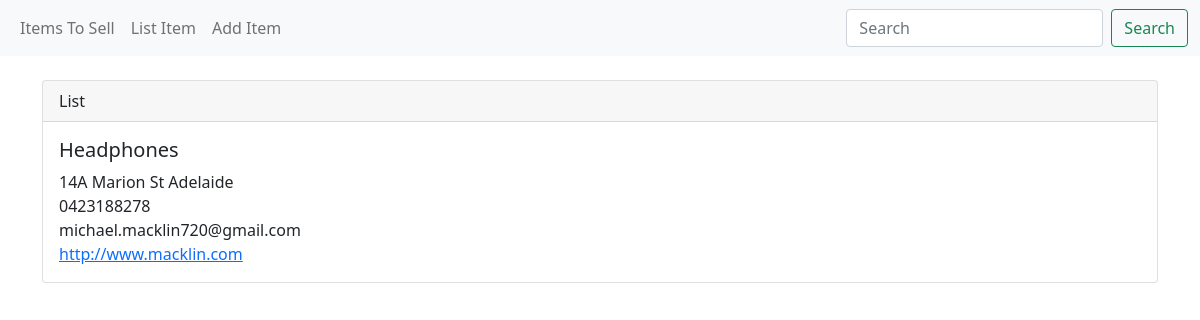
Screenshot of /show_list/2 with the database file from the repository.
### items_db/models.py (models this page shows, shortened)
class Item(models.Model):
	item_name = models.CharField('Item Name', max_length=120)
	category = models.CharField(max_length=30)
	description = models.TextField(blank=True)
	source = models.ForeignKey(Source, blank=True, null=True, on_delete=models.CASCADE)
	value = models.DecimalField(max_digits=6, decimal_places=2)
	sell =  models.DecimalField(max_digits=6, decimal_places=2)
	comments =  models.TextField(blank=True)
	def __str__(self):
		return self.item_name

class Source(models.Model):
	name = models.CharField('Location Name', max_length=120)
	address = models.CharField(max_length=120)
	postcode = models.CharField(max_length=10)
	phone = models.CharField('Contact Phone', max_length=10)
	web = models.URLField('Website Address')
	email = models.EmailField('Email Address')

### items_db/views.py (the view)
# urls.py: path('show_list/<list_id>', views.show_list, name="show-list"),
def show_list(request, list_id):
	key_item = Item.objects.get(pk=list_id)
	return render(request, 'show_list.html', {'key_item': key_item})

### items_db/templates/show_list.html
{% extends 'base.html' %}
{% block content %}
<div class="card">
  <div class="card-header">
    List
  </div>
  <div class="card-body">
    <h5 class="card-title">{{ key_item }}</h5>
    <p class="card-text">
    {{ key_item.source.address }}<br/>
    {{ key_item.source.phone }}<br/>
    {{ key_item.source.email }}<br/>
    <a href="{{ key_item.source.web }}">{{ key_item.source.web }} </a><br/>
    </p>
  </div>
</div>
{% endblock %}

### rows the page displays
Item: item_name "Headphones", source.address "14A Marion St Adelaide", source.phone "0423188278", source.email "michael.macklin720@gmail.com", source.web "http://www.macklin.com"
